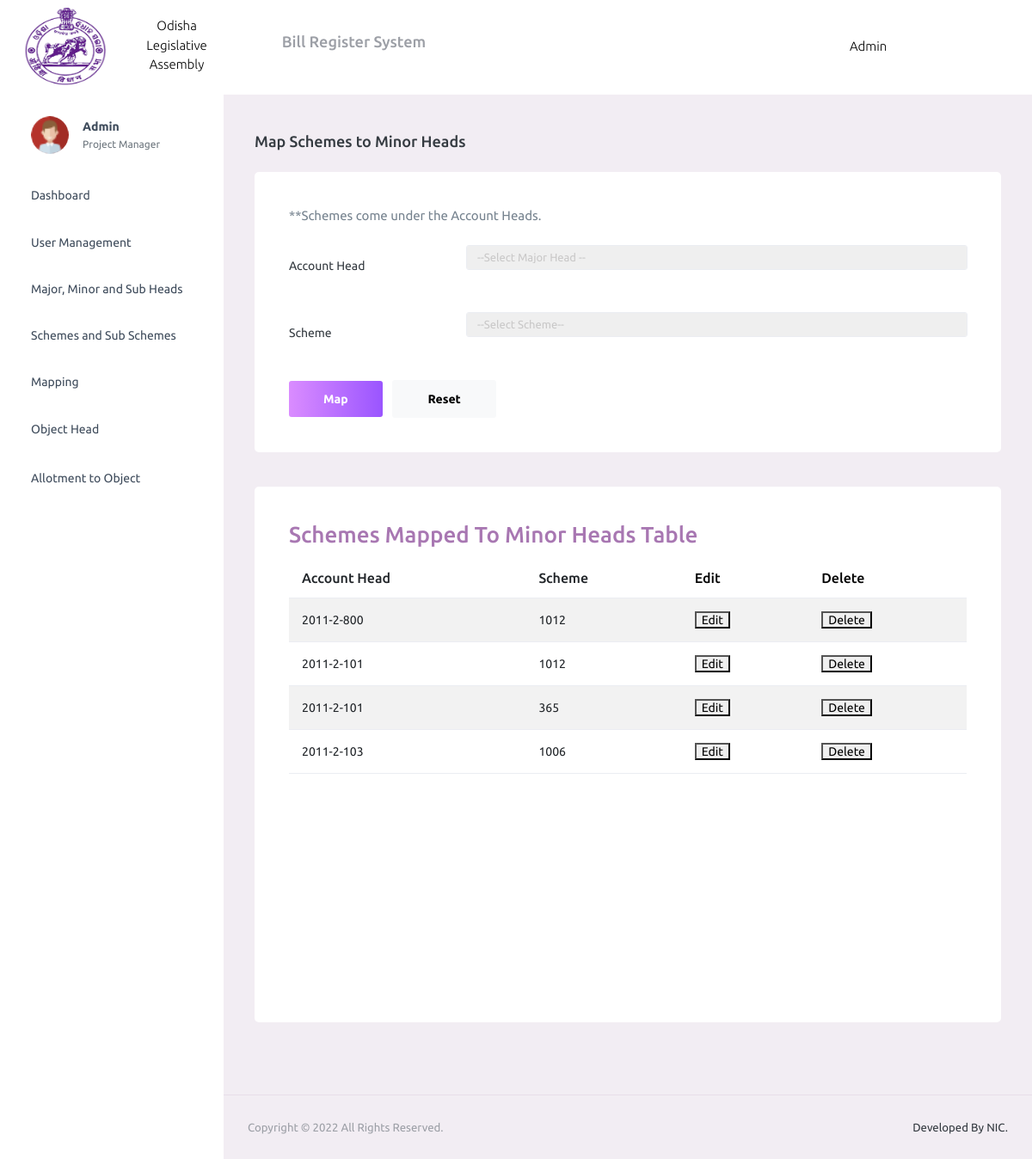
Page /admin1/home/minor-scheme/ on the earlier database version.
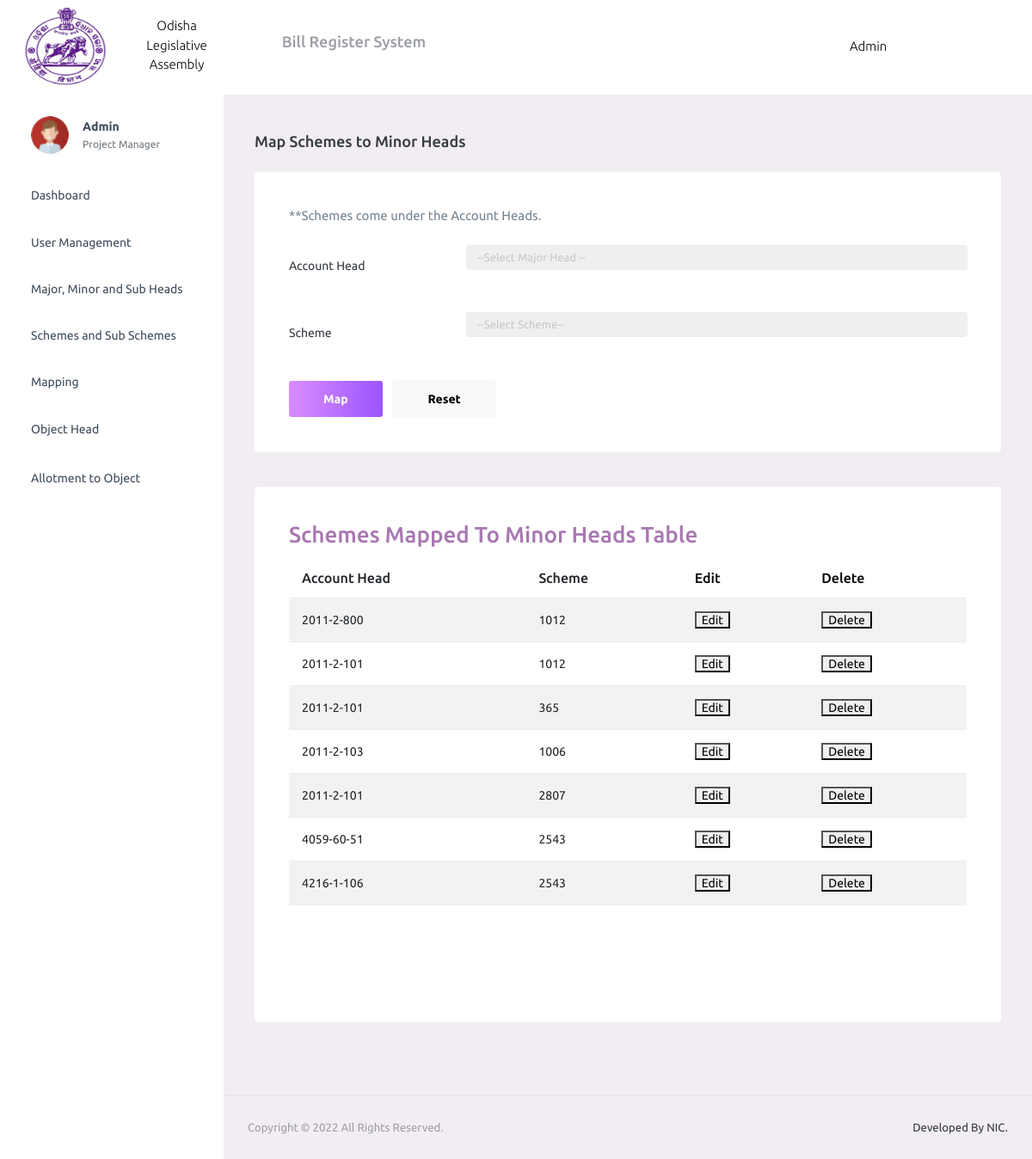
Same page on the later database version.
### allotment/models.py (models this page shows, shortened)
class MinorScheme(models.Model):
    MinorHead_Code = models.ForeignKey(Minor_Head, to_field='MinorHead_Code', on_delete=models.CASCADE)
    Scheme_Code = models.ForeignKey(Scheme, to_field='Scheme_Code', on_delete=models.CASCADE)
    class Meta:
        unique_together = (('MinorHead_Code', 'Scheme_Code'),)

class Minor_Head(models.Model):
    MinorHead_Code=models.IntegerField(primary_key=True)
    MinorHead_Name=models.CharField(default="",max_length=250)
    Head_Code=models.ForeignKey(Major_Sub_Head, to_field="Head_Code", on_delete=models.CASCADE)
    def __str__(self):
        return str(self.Head_Code)+"-"+str(self.MinorHead_Code)

class Major_Sub_Head(models.Model):
    Head_Code=models.IntegerField(primary_key=True)
    SubHead_Code=models.IntegerField(default=0)
    Head_Name=models.CharField(default="",max_length=250)
    SubHead_Name=models.CharField(default="",max_length=250)
    def __str__(self):
        return str(self.Head_Code)+"-"+str(self.SubHead_Code)

class Scheme(models.Model):
    Scheme_Code=models.IntegerField(primary_key=True)
    Scheme_Name=models.CharField(default="",max_length=250)
    def __str__(self):
        return str(self.Scheme_Code)

### allotment/views.py (the view)
# urls.py: path('admin1/home/minor-scheme/', views.adminMinor_Scheme, name="minor-scheme"),
def adminMinor_Scheme(request):
    if request.method=='POST':
        print(request.POST)
        newentry=MinorScheme(MinorHead_Code=Minor_Head.objects.get(pk=request.POST.get('minorHead')),
        Scheme_Code=Scheme.objects.get(pk=request.POST.get('scheme')))
        newentry.save()
        return redirect('minor-scheme')
    else:
        heads=Minor_Head.objects.all()
        schemes=Scheme.objects.all()
        mappings=MinorScheme.objects.all()
        return render(request,'admin/adminMap-MinorScheme.html',{'heads':heads,'schemes':schemes,'mappings':mappings})

### allotment/templates/admin/adminMap-MinorScheme.html (shortened to what this page needs)
{% extends 'admin/adminBase.html' %}
{% block content %}
<div class="page-header">
  <h3 class="page-title">Map Schemes to Minor Heads</h3>
</div>
<div class="row">
    <div class="col-md-12 grid-margin stretch-card bil">
      <div class="card">
        <div class="card-body">
        <p class="card-description">**Schemes come under the Account Heads. </p>
          <form class="forms-sample" method="POST">
            <div class="form-group row">
              <label for="exampleInputEmail2" class="col-sm-3 col-form-label">Account Head</label>
              <div class="col-sm-9">
                <select type="text" class="form-control" name="minorHead">
                  <option disabled selected>--Select Major Head --</option>
                </select>
              </div>
            </div>
            <div class="form-group row">
              <label for="exampleInputEmail2" class="col-sm-3 col-form-label">Scheme</label>
              <div class="col-sm-9">
                <select type="text" class="form-control" name="scheme">
                  <option disabled selected>--Select Scheme--</option>
                </select>
              </div>
            </div>
            <button type="submit" class="btn btn-gradient-primary me-2">Map</button>
            <button type="reset" class="btn btn-light">Reset</button>
          </form>
        </div>
      </div>
    </div>
  </div>
  <div class="row">
    <div class="col-lg-12 grid-margin stretch-card bil">
      <div class="card">
        <div class="card-body">
          <h4 class="card-title">Schemes Mapped to Minor Heads Table</h4>
          <div class="mbill">
            <table class="table table-striped">
              <thead>
                <tr>
                  <th> Account Head </th>
                  <th> Scheme </th>
                  <th> <a href="#" >Edit</a> </th>
                  <th> <a href="#" >Delete</a> </th>
                </tr>
              </thead>
              <tbody>
                {% for mapping in mappings %}
                <tr>
                  <td>{{mapping.MinorHead_Code}}</td>
                  <td>{{mapping.Scheme_Code}}</td>
                  <td><button>Edit</button></td>
                  <td><button>Delete</button></td>
                </tr>
                {% endfor %}
              </tbody>
            </table>
          </div>
       </div>
      </div>
    </div>
  </div>
{% endblock %}

Differences in the rows shown:
added MinorScheme: MinorHead_Code "2011-2-101", Scheme_Code "2807"
added MinorScheme: MinorHead_Code "4059-60-51", Scheme_Code "2543"
added MinorScheme: MinorHead_Code "4216-1-106", Scheme_Code "2543"
